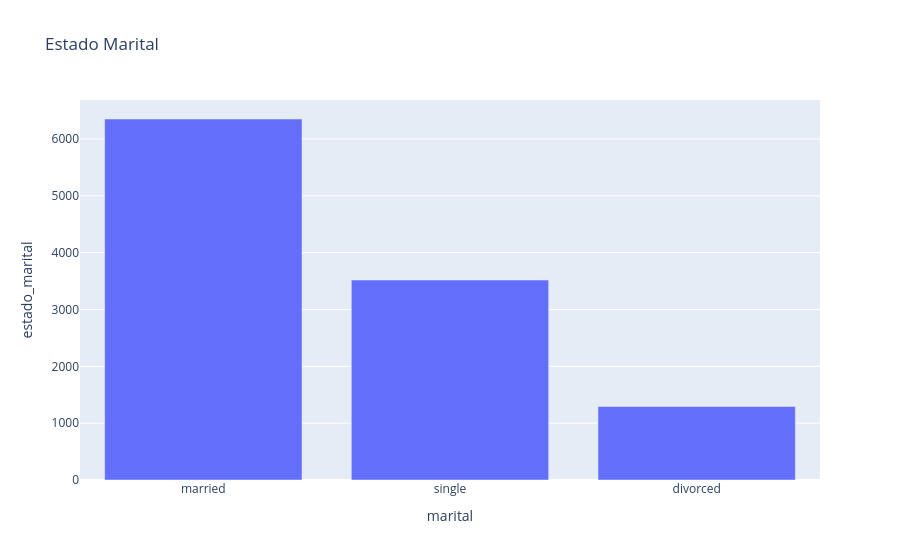

Notebook cell for this chart:
### Markdown cell above
### Estado Marital

### Code cell
estado_marital = df["marital"].value_counts().reset_index()
estado_marital.columns = ["marital", "estado_marital"]

fig = px.bar(estado_marital, x="marital", y="estado_marital", title="Estado Marital")
fig.show()

### Figure 1 — Plotly figure (JSON) as saved in the notebook; plotly's stock layout.template omitted (floating-point values rounded to 4 significant figures)
{"data": [{"alignmentgroup": "True", "hovertemplate": "marital=%{x}<br>estado_marital=%{y}<extra></extra>", "legendgroup": "", "marker": {"color": "#636efa", "pattern": {"shape": ""}}, "name": "", "offsetgroup": "", "orientation": "v", "showlegend": false, "textposition": "auto", "type": "bar", "x": ["married", "single", "divorced"], "xaxis": "x", "y": [6351, 3518, 1293], "yaxis": "y"}], "layout": {"autosize": true, "barmode": "relative", "legend": {"tracegroupgap": 0}, "title": {"text": "Estado Marital"}, "xaxis": {"anchor": "y", "autorange": true, "domain": [0, 1], "range": [-0.5, 2.5], "title": {"text": "marital"}, "type": "category"}, "yaxis": {"anchor": "x", "autorange": true, "domain": [0, 1], "range": [0, 6685.0], "title": {"text": "estado_marital"}, "type": "linear"}}}
